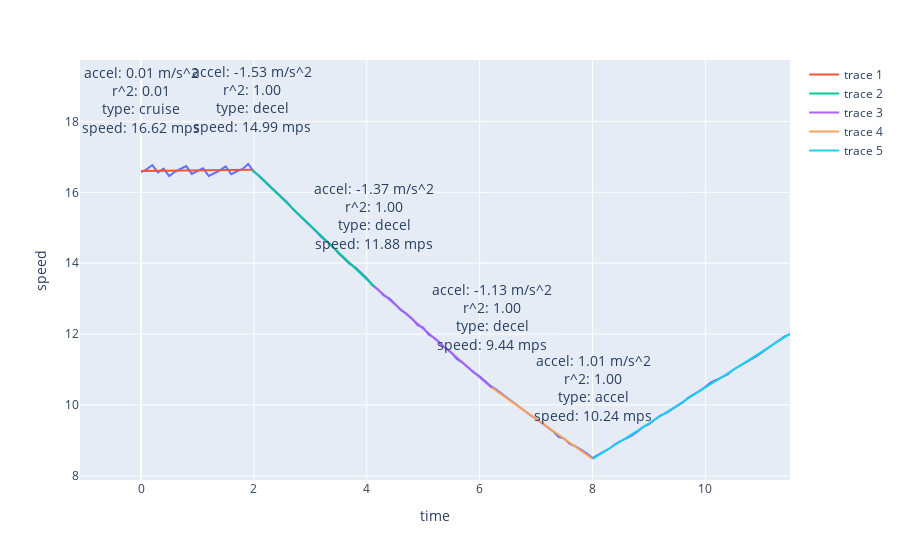

This figure's notebook cell:
### Code cell
import os
import plotly.express as px
import random

vehicle_id = random.choice(vehicle_ids)
# get the line fits
vehicle_df = summary_df[summary_df["vehicle_id"] == vehicle_id]

# get the vehicle data
vehicle_data = fcd_df[fcd_df["id"] == vehicle_id].copy()

vehicle_data["time"] = vehicle_data["time"] - vehicle_data["time"].min()

# create the figure
fig = px.line(vehicle_data, x="time", y="speed")

line_fits = vehicle_df.to_dict(orient="records")

# loop through the line fits
for line_fit in line_fits:
    # get the break
    break_ = line_fit["break"]
    # get the slope
    slope = line_fit["slope"]
    # get the r2
    r2 = line_fit["r2"]
    # get the type
    type_ = line_fit["type"]
    # get the mean speed
    y0 = line_fit["y0"]

    # get the min and max time
    min_time = line_fit["start"]
    max_time = line_fit["end"]
    # add the line
    fig.add_scatter(
        x=[min_time, max_time],
        y=[slope * (min_time) + y0, slope * (max_time) + y0],
        mode="lines",
    )
    # add text of the slope to the middle of the line
    fig.add_annotation(
        x=min_time,
        y=(slope * (min_time) + y0) + 2,
        text=f"accel: {slope:.2f} m/s^2<br>r^2: {r2:.2f}<br>type: {type_}<br>speed: {line_fit['speed']:.2f} mps",
        showarrow=False,
        font=dict(size=14),
    )

    # add the title
    # fig.update_layout(title=f"Vehicle ID: {vehicle_id}<br>Mean Time: {mean_time}")

fig.show()

### Figure 1 — Plotly figure (JSON) as saved in the notebook; plotly's stock layout.template omitted (floating-point values rounded to 4 significant figures)
{"data": [{"hovertemplate": "time=%{x}<br>speed=%{y}<extra></extra>", "legendgroup": "", "line": {"color": "#636efa", "dash": "solid"}, "marker": {"symbol": "circle"}, "mode": "lines", "name": "", "orientation": "v", "showlegend": false, "type": "scatter", "x": [0, 0.1, 0.2, 0.3, 0.4, 0.5, 0.6, 0.7, 0.8, 0.9, 1, 1.1, 1.2, 1.3, 1.4, 1.5, 1.6, 1.7, 1.8, 1.9, 2, 2.1, 2.2, 2.3, 2.4, 2.5, 2.6, 2.7, 2.8, 2.9, 3, 3.1, 3.2, 3.3, 3.4, 3.5, 3.6, 3.7, 3.8, 3.9, 4, 4.1, 4.2, 4.3, 4.4, 4.5, 4.6, 4.7, 4.8, 4.9, 5, 5.1, 5.2, 5.3, 5.4, 5.5, 5.6, 5.7, 5.8, 5.9, 6, 6.1, 6.2, 6.3, 6.4, 6.5, 6.6, 6.7, 6.8, 6.9, 7, 7.1, 7.2, 7.3, 7.4, 7.5, 7.6, 7.7, 7.8, 7.9, 8, 8.1, 8.2, 8.3, 8.4, 8.5, 8.6, 8.7, 8.8, 8.9, 9, 9.1, 9.2, 9.3, 9.4, 9.5, 9.6, 9.7, 9.8, 9.9, 10, 10.1, 10.2, 10.3, 10.4, 10.5, 10.6, 10.7, 10.8, 10.9, 11, 11.1, 11.2, 11.3, 11.4, 11.5], "xaxis": "x", "y": [16.57, 16.65, 16.77, 16.56, 16.67, 16.46, 16.58, 16.66, 16.74, 16.52, 16.6, 16.68, 16.46, 16.54, 16.62, 16.73, 16.51, 16.59, 16.66, 16.8, 16.58, 16.46, 16.29, 16.15, 16, 15.85, 15.7, 15.51, 15.36, 15.2, 15.06, 14.9, 14.73, 14.59, 14.46, 14.28, 14.14, 13.98, 13.88, 13.73, 13.58, 13.38, 13.26, 13.09, 13.01, 12.85, 12.68, 12.58, 12.44, 12.25, 12.18, 11.98, 11.89, 11.75, 11.59, 11.48, 11.29, 11.19, 11.04, 10.91, 10.81, 10.67, 10.53, 10.43, 10.31, 10.17, 10.05, 9.94, 9.81, 9.71, 9.61, 9.49, 9.36, 9.26, 9.1, 9.05, 8.9, 8.83, 8.73, 8.63, 8.5, 8.6, 8.68, 8.77, 8.89, 8.98, 9.05, 9.14, 9.25, 9.38, 9.46, 9.59, 9.7, 9.77, 9.87, 9.96, 10.07, 10.21, 10.3, 10.4, 10.51, 10.64, 10.71, 10.78, 10.87, 11, 11.1, 11.18, 11.28, 11.37, 11.48, 11.59, 11.7, 11.83, 11.93, 12], "yaxis": "y"}, {"mode": "lines", "type": "scatter", "x": [0, 1.974], "y": [16.6, 16.63]}, {"mode": "lines", "type": "scatter", "x": [1.974, 4.133], "y": [16.63, 13.34]}, {"mode": "lines", "type": "scatter", "x": [4.133, 6.217], "y": [13.34, 10.49]}, {"mode": "lines", "type": "scatter", "x": [6.217, 8.006], "y": [10.49, 8.474]}, {"mode": "lines", "type": "scatter", "x": [8.006, 11.5], "y": [8.474, 12.0]}], "layout": {"annotations": [{"font": {"size": 14}, "showarrow": false, "text": "accel: 0.01 m/s^2<br>r^2: 0.01<br>type: cruise<br>speed: 16.62 mps", "x": 0, "y": 18.6}, {"font": {"size": 14}, "showarrow": false, "text": "accel: -1.53 m/s^2<br>r^2: 1.00<br>type: decel<br>speed: 14.99 mps", "x": 1.974, "y": 18.63}, {"font": {"size": 14}, "showarrow": false, "text": "accel: -1.37 m/s^2<br>r^2: 1.00<br>type: decel<br>speed: 11.88 mps", "x": 4.133, "y": 15.34}, {"font": {"size": 14}, "showarrow": false, "text": "accel: -1.13 m/s^2<br>r^2: 1.00<br>type: decel<br>speed: 9.44 mps", "x": 6.217, "y": 12.49}, {"font": {"size": 14}, "showarrow": false, "text": "accel: 1.01 m/s^2<br>r^2: 1.00<br>type: accel<br>speed: 10.24 mps", "x": 8.006, "y": 10.47}], "legend": {"tracegroupgap": 0}, "margin": {"t": 60}, "xaxis": {"anchor": "y", "domain": [0, 1], "title": {"text": "time"}}, "yaxis": {"anchor": "x", "domain": [0, 1], "title": {"text": "speed"}}}}
